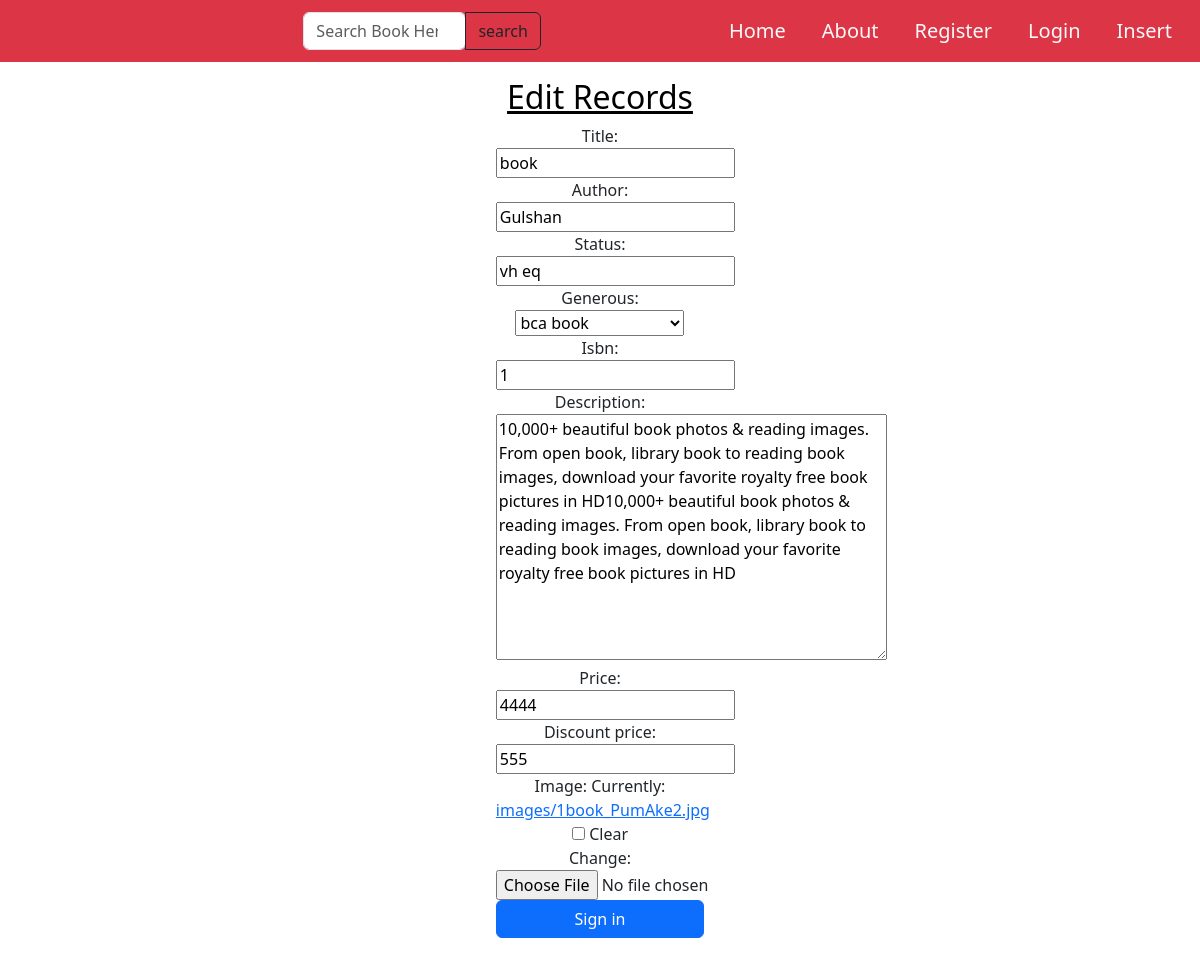
The page /edit/3/edit/ on the database its author committed.
### book/models.py (models this page shows, shortened)
class Books(models.Model):
    title = models.CharField(max_length=200)
    author = models.CharField(max_length=200)
    status = models.CharField(max_length=200)
    generous = models.ForeignKey(Generous,on_delete=models.CASCADE)
    isbn = models.IntegerField()
    description = models.TextField()
    price = models.IntegerField()
    discount_price = models.IntegerField()
    image = models.ImageField(upload_to="images/",null=True,blank=True)

### book/views.py (the view)
# urls.py: path("edit/<int:id>/edit/", editBooks, name="editBooks"),
def editBooks(r, id):
    books = Books.objects.get(pk=id)
    form = PostForm(r.POST or None,r.FILES or None, instance=books)
    if r.method == "POST":
        if form.is_valid():
            form.save()
            return redirect(homepage)
    return render(r, "editBooks.html", {"form":form})

### book/forms.py
class PostForm(forms.ModelForm):
    class Meta:
        model = Books
        fields = "__all__"

### book/models.py (called while the page is built)
    def __str__(self):
        return self.cat_title

### templates/editBooks.html (shortened to what this page needs)
{% extends 'base.html' %}
{% block content %}
        <h2 class="text-center text-black font-bold mt-3"><u>Edit Records</u></h2>
        <center>
            <div class="col-5 ">
                <form action="" method="post" enctype="multipart/form-data">
                    <div class="col-5">
                    {{form}}
                    <div class="mb-3">
                        <button type="submit" class="btn btn-primary w-100">Sign in</button>
                    </div>
                </form>
            </div>
        </center>
{% endblock %}

### rows shown on the page
Books: title "book", author "Gulshan", status "vh eq", generous "bca book", isbn "1", description "10,000+ beautiful book photos & reading images. From open book, library book to reading book images, download your favorite royalty free book pictures in HD10,000+ beautiful book photos & reading images. From open book, library book to reading book images, download your favorite royalty free book pictures in HD", price "4444", discount_price "555"
